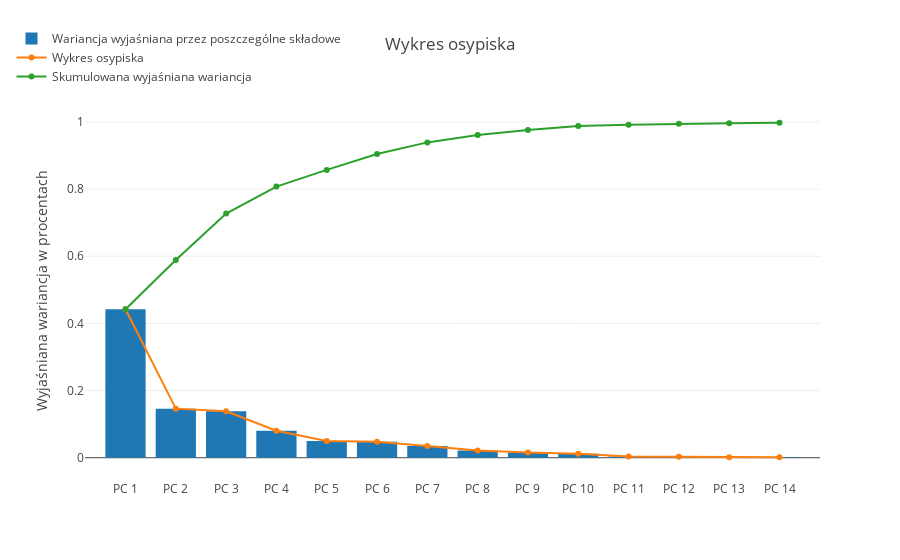

Write notebook code for a chart like this one.
### Markdown cell above
Patrząc na wykres wybralibyśmy 5 składowych.

### Code cell
plotly.offline.init_notebook_mode() 
var_exp = pca.explained_variance_ratio_
cum_var_exp = pca.explained_variance_ratio_.cumsum()
trace1 = dict(
    type='bar',
    x=['PC %s' %i for i in range(1,15)],
    y=var_exp,
    name='Wariancja wyjaśniana przez poszczególne składowe'
)

trace3 = dict(
    type='scatter',
    x=['PC %s' %i for i in range(1,15)], 
    y=cum_var_exp,
    name='Skumulowana wyjaśniana wariancja'
)

trace2 = dict(
    type='scatter',
    x=['PC %s' %i for i in range(1,15)], 
    y=var_exp,
    name='Wykres osypiska'
)

data = [trace1, trace2, trace3]

layout=dict(
    title='Wykres osypiska',
    yaxis=dict(
        title='Wyjaśniana wariancja w procentach'
    ),
    legend=dict(x=-.1, y=1.2),
    annotations=list([
        dict(
            x=1.16,
            y=1.05,
            xref='paper',
            yref='paper',
            text='V',
            showarrow=False,
        )
    ])
)

fig = dict(data=data, layout=layout)
plotly.offline.iplot(fig)

### Figure 1 — Plotly figure (JSON) as saved in the notebook; plotly's stock layout.template omitted (floating-point values rounded to 4 significant figures)
{"data": [{"name": "Wariancja wyjaśniana przez poszczególne składowe", "type": "bar", "uid": "a6e58296-84b9-4a29-a94c-b8688a7a8db6", "x": ["PC 1", "PC 2", "PC 3", "PC 4", "PC 5", "PC 6", "PC 7", "PC 8", "PC 9", "PC 10", "PC 11", "PC 12", "PC 13", "PC 14"], "y": [0.4423, 0.1462, 0.1384, 0.08051, 0.0496, 0.04724, 0.0347, 0.02188, 0.01522, 0.01183, 0.003686, 0.002781, 0.001655, 0.00144, 0.001227, 0.0008974, 0.0002097, 0.0001571, 1.632e-05]}, {"name": "Wykres osypiska", "type": "scatter", "uid": "c292f0f8-7835-4580-890b-9467f6973188", "x": ["PC 1", "PC 2", "PC 3", "PC 4", "PC 5", "PC 6", "PC 7", "PC 8", "PC 9", "PC 10", "PC 11", "PC 12", "PC 13", "PC 14"], "y": [0.4423, 0.1462, 0.1384, 0.08051, 0.0496, 0.04724, 0.0347, 0.02188, 0.01522, 0.01183, 0.003686, 0.002781, 0.001655, 0.00144, 0.001227, 0.0008974, 0.0002097, 0.0001571, 1.632e-05]}, {"name": "Skumulowana wyjaśniana wariancja", "type": "scatter", "uid": "4f094e52-2414-4197-974f-475dab5e72f6", "x": ["PC 1", "PC 2", "PC 3", "PC 4", "PC 5", "PC 6", "PC 7", "PC 8", "PC 9", "PC 10", "PC 11", "PC 12", "PC 13", "PC 14"], "y": [0.4423, 0.5886, 0.7269, 0.8074, 0.8571, 0.9043, 0.939, 0.9609, 0.9761, 0.9879, 0.9916, 0.9944, 0.9961, 0.9975, 0.9987, 0.9996, 0.9998, 1.0, 1.0]}], "layout": {"annotations": [{"showarrow": false, "text": "V", "x": 1.16, "xref": "paper", "y": 1.05, "yref": "paper"}], "legend": {"x": -0.1, "y": 1.2}, "title": {"text": "Wykres osypiska"}, "yaxis": {"title": {"text": "Wyjaśniana wariancja w procentach"}}}}
